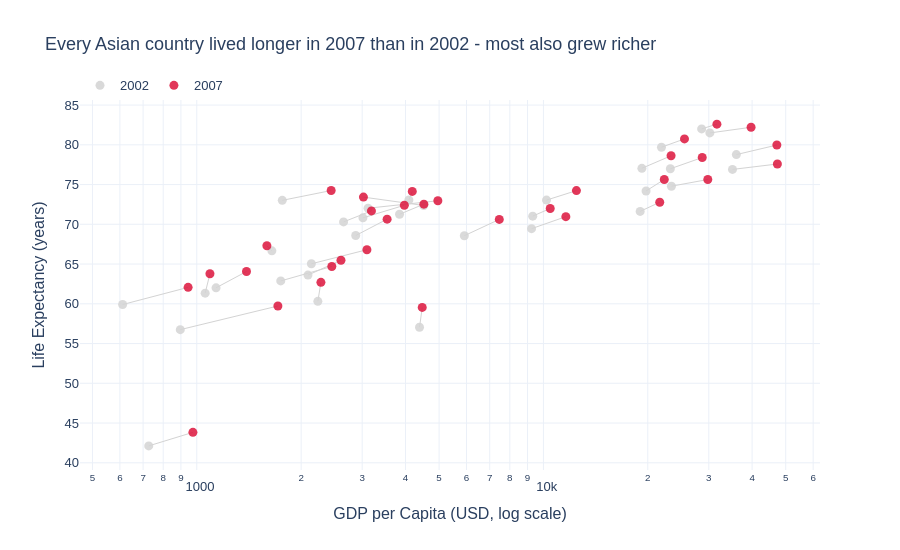

This figure's notebook cell:
### Markdown cell above
## Task 1 — Scatter: life expectancy change over time

**What to build:** A scatter showing **GDP per capita vs life expectancy** for **two years** (2002 and 2007) to show how both moved — use **colour for year** (just 2 colours), **one continent only**.

Choose any continent except Africa (that was the example). Highlight the change direction.

> 💡 Filter: `df.loc[df['continent'] == 'YOUR_CHOICE']` then filter years

### Code cell
# Task 1 — Asia: GDP per capita vs life expectancy, 2002 vs 2007
import plotly.graph_objects as go

asia = df.loc[(df['continent'] == 'Asia') & (df['year'].isin([2002, 2007]))].copy()
asia['year'] = asia['year'].astype(str)          # categorical -> exactly 2 colours

fig = px.scatter(
    data_frame=asia, x='gdpPercap', y='lifeExp',
    color='year',
    color_discrete_map={'2002': 'lightgrey', '2007': 'crimson'},   # grey = before, red = after
    category_orders={'year': ['2002', '2007']},
    hover_name='country',
    log_x=True,                                   # wealth is non-linear
    labels={'gdpPercap': 'GDP per Capita (USD, log scale)',
            'lifeExp': 'Life Expectancy (years)', 'year': ''},
    template='plotly_white',
    title='Every Asian country lived longer in 2007 than in 2002 - most also grew richer',
)
fig.update_traces(marker=dict(size=9, opacity=0.85))

# Thin grey line per country joins its 2002 point to its 2007 point -> shows the direction of change
before = asia[asia['year'] == '2002'].set_index('country')
after = asia[asia['year'] == '2007'].set_index('country')
for country in before.index:
    fig.add_trace(go.Scatter(
        x=[before.loc[country, 'gdpPercap'], after.loc[country, 'gdpPercap']],
        y=[before.loc[country, 'lifeExp'], after.loc[country, 'lifeExp']],
        mode='lines', line=dict(color='lightgrey', width=1),
        hoverinfo='skip', showlegend=False))
fig.data = fig.data[2:] + fig.data[:2]            # draw lines underneath the dots

fig.update_layout(
    font=dict(family='Arial', size=13), height=550,
    legend=dict(orientation='h', x=0, y=1.08, title=''),
)
fig.show()

### Figure 1 — Plotly figure (JSON) as saved in the notebook; plotly's stock layout.template omitted (floating-point values rounded to 4 significant figures)
{"data": [{"hoverinfo": "skip", "line": {"color": "lightgrey", "width": 1}, "mode": "lines", "showlegend": false, "type": "scatter", "x": [726.7, 974.6], "y": [42.13, 43.83]}, {"hoverinfo": "skip", "line": {"color": "lightgrey", "width": 1}, "mode": "lines", "showlegend": false, "type": "scatter", "x": [23400.0, 29800.0], "y": [74.8, 75.64]}, {"hoverinfo": "skip", "line": {"color": "lightgrey", "width": 1}, "mode": "lines", "showlegend": false, "type": "scatter", "x": [1136.0, 1391.0], "y": [62.01, 64.06]}, {"hoverinfo": "skip", "line": {"color": "lightgrey", "width": 1}, "mode": "lines", "showlegend": false, "type": "scatter", "x": [896.2, 1714.0], "y": [56.75, 59.72]}, {"hoverinfo": "skip", "line": {"color": "lightgrey", "width": 1}, "mode": "lines", "showlegend": false, "type": "scatter", "x": [3119.0, 4959.0], "y": [72.03, 72.96]}, {"hoverinfo": "skip", "line": {"color": "lightgrey", "width": 1}, "mode": "lines", "showlegend": false, "type": "scatter", "x": [30210.0, 39720.0], "y": [81.5, 82.21]}, {"hoverinfo": "skip", "line": {"color": "lightgrey", "width": 1}, "mode": "lines", "showlegend": false, "type": "scatter", "x": [1747.0, 2452.0], "y": [62.88, 64.7]}, {"hoverinfo": "skip", "line": {"color": "lightgrey", "width": 1}, "mode": "lines", "showlegend": false, "type": "scatter", "x": [2874.0, 3541.0], "y": [68.59, 70.65]}, {"hoverinfo": "skip", "line": {"color": "lightgrey", "width": 1}, "mode": "lines", "showlegend": false, "type": "scatter", "x": [9241.0, 11610.0], "y": [69.45, 70.96]}, {"hoverinfo": "skip", "line": {"color": "lightgrey", "width": 1}, "mode": "lines", "showlegend": false, "type": "scatter", "x": [4391.0, 4471.0], "y": [57.05, 59.55]}, {"hoverinfo": "skip", "line": {"color": "lightgrey", "width": 1}, "mode": "lines", "showlegend": false, "type": "scatter", "x": [21910.0, 25520.0], "y": [79.7, 80.75]}, {"hoverinfo": "skip", "line": {"color": "lightgrey", "width": 1}, "mode": "lines", "showlegend": false, "type": "scatter", "x": [28600.0, 31660.0], "y": [82, 82.6]}, {"hoverinfo": "skip", "line": {"color": "lightgrey", "width": 1}, "mode": "lines", "showlegend": false, "type": "scatter", "x": [3845.0, 4519.0], "y": [71.26, 72.53]}, {"hoverinfo": "skip", "line": {"color": "lightgrey", "width": 1}, "mode": "lines", "showlegend": false, "type": "scatter", "x": [1647.0, 1593.0], "y": [66.66, 67.3]}, {"hoverinfo": "skip", "line": {"color": "lightgrey", "width": 1}, "mode": "lines", "showlegend": false, "type": "scatter", "x": [19230.0, 23350.0], "y": [77.05, 78.62]}, {"hoverinfo": "skip", "line": {"color": "lightgrey", "width": 1}, "mode": "lines", "showlegend": false, "type": "scatter", "x": [35110.0, 47310.0], "y": [76.9, 77.59]}, {"hoverinfo": "skip", "line": {"color": "lightgrey", "width": 1}, "mode": "lines", "showlegend": false, "type": "scatter", "x": [9314.0, 10460.0], "y": [71.03, 71.99]}, {"hoverinfo": "skip", "line": {"color": "lightgrey", "width": 1}, "mode": "lines", "showlegend": false, "type": "scatter", "x": [10210.0, 12450.0], "y": [73.04, 74.24]}, {"hoverinfo": "skip", "line": {"color": "lightgrey", "width": 1}, "mode": "lines", "showlegend": false, "type": "scatter", "x": [2141.0, 3096.0], "y": [65.03, 66.8]}, {"hoverinfo": "skip", "line": {"color": "lightgrey", "width": 1}, "mode": "lines", "showlegend": false, "type": "scatter", "x": [611, 944], "y": [59.91, 62.07]}, {"hoverinfo": "skip", "line": {"color": "lightgrey", "width": 1}, "mode": "lines", "showlegend": false, "type": "scatter", "x": [1057.0, 1091.0], "y": [61.34, 63.78]}, {"hoverinfo": "skip", "line": {"color": "lightgrey", "width": 1}, "mode": "lines", "showlegend": false, "type": "scatter", "x": [19770.0, 22320.0], "y": [74.19, 75.64]}, {"hoverinfo": "skip", "line": {"color": "lightgrey", "width": 1}, "mode": "lines", "showlegend": false, "type": "scatter", "x": [2093.0, 2606.0], "y": [63.61, 65.48]}, {"hoverinfo": "skip", "line": {"color": "lightgrey", "width": 1}, "mode": "lines", "showlegend": false, "type": "scatter", "x": [2651.0, 3190.0], "y": [70.3, 71.69]}, {"hoverinfo": "skip", "line": {"color": "lightgrey", "width": 1}, "mode": "lines", "showlegend": false, "type": "scatter", "x": [19010.0, 21650.0], "y": [71.63, 72.78]}, {"hoverinfo": "skip", "line": {"color": "lightgrey", "width": 1}, "mode": "lines", "showlegend": false, "type": "scatter", "x": [36020.0, 47140.0], "y": [78.77, 79.97]}, {"hoverinfo": "skip", "line": {"color": "lightgrey", "width": 1}, "mode": "lines", "showlegend": false, "type": "scatter", "x": [3015.0, 3970.0], "y": [70.81, 72.4]}, {"hoverinfo": "skip", "line": {"color": "lightgrey", "width": 1}, "mode": "lines", "showlegend": false, "type": "scatter", "x": [4091.0, 4185.0], "y": [73.05, 74.14]}, {"hoverinfo": "skip", "line": {"color": "lightgrey", "width": 1}, "mode": "lines", "showlegend": false, "type": "scatter", "x": [23240.0, 28720.0], "y": [76.99, 78.4]}, {"hoverinfo": "skip", "line": {"color": "lightgrey", "width": 1}, "mode": "lines", "showlegend": false, "type": "scatter", "x": [5913.0, 7458.0], "y": [68.56, 70.62]}, {"hoverinfo": "skip", "line": {"color": "lightgrey", "width": 1}, "mode": "lines", "showlegend": false, "type": "scatter", "x": [1764.0, 2442.0], "y": [73.02, 74.25]}, {"hoverinfo": "skip", "line": {"color": "lightgrey", "width": 1}, "mode": "lines", "showlegend": false, "type": "scatter", "x": [4515.0, 3025.0], "y": [72.37, 73.42]}, {"hoverinfo": "skip", "line": {"color": "lightgrey", "width": 1}, "mode": "lines", "showlegend": false, "type": "scatter", "x": [2235.0, 2281.0], "y": [60.31, 62.7]}, {"hovertemplate": "<b>%{hovertext}</b><br><br>=2002<br>GDP per Capita (USD, log scale)=%{x}<br>Life Expectancy (years)=%{y}<extra></extra>", "hovertext": ["Afghanistan", "Bahrain", "Bangladesh", "Cambodia", "China", "Hong Kong, China", "India", "Indonesia", "Iran", "Iraq", "Israel", "Japan", "Jordan", "Korea, Dem. Rep.", "Korea, Rep.", "Kuwait", "Lebanon", "Malaysia", "Mongolia", "Myanmar", "Nepal", "Oman", "Pakistan", "Philippines", "Saudi Arabia", "Singapore", "Sri Lanka", "Syria", "Taiwan", "Thailand", "Vietnam", "West Bank and Gaza", "Yemen, Rep."], "legendgroup": "2002", "marker": {"color": "lightgrey", "opacity": 0.85, "size": 9, "symbol": "circle"}, "mode": "markers", "name": "2002", "orientation": "v", "showlegend": true, "type": "scatter", "x": [726.7, 23400.0, 1136.0, 896.2, 3119.0, 30210.0, 1747.0, 2874.0, 9241.0, 4391.0, 21910.0, 28600.0, 3845.0, 1647.0, 19230.0, 35110.0, 9314.0, 10210.0, 2141.0, 611.0, 1057.0, 19770.0, 2093.0, 2651.0, 19010.0, 36020.0, 3015.0, 4091.0, 23240.0, 5913.0, 1764.0, 4515.0, 2235.0], "xaxis": "x", "y": [42.13, 74.8, 62.01, 56.75, 72.03, 81.5, 62.88, 68.59, 69.45, 57.05, 79.7, 82.0, 71.26, 66.66, 77.05, 76.9, 71.03, 73.04, 65.03, 59.91, 61.34, 74.19, 63.61, 70.3, 71.63, 78.77, 70.81, 73.05, 76.99, 68.56, 73.02, 72.37, 60.31], "yaxis": "y"}, {"hovertemplate": "<b>%{hovertext}</b><br><br>=2007<br>GDP per Capita (USD, log scale)=%{x}<br>Life Expectancy (years)=%{y}<extra></extra>", "hovertext": ["Afghanistan", "Bahrain", "Bangladesh", "Cambodia", "China", "Hong Kong, China", "India", "Indonesia", "Iran", "Iraq", "Israel", "Japan", "Jordan", "Korea, Dem. Rep.", "Korea, Rep.", "Kuwait", "Lebanon", "Malaysia", "Mongolia", "Myanmar", "Nepal", "Oman", "Pakistan", "Philippines", "Saudi Arabia", "Singapore", "Sri Lanka", "Syria", "Taiwan", "Thailand", "Vietnam", "West Bank and Gaza", "Yemen, Rep."], "legendgroup": "2007", "marker": {"color": "crimson", "opacity": 0.85, "size": 9, "symbol": "circle"}, "mode": "markers", "name": "2007", "orientation": "v", "showlegend": true, "type": "scatter", "x": [974.6, 29800.0, 1391.0, 1714.0, 4959.0, 39720.0, 2452.0, 3541.0, 11610.0, 4471.0, 25520.0, 31660.0, 4519.0, 1593.0, 23350.0, 47310.0, 10460.0, 12450.0, 3096.0, 944.0, 1091.0, 22320.0, 2606.0, 3190.0, 21650.0, 47140.0, 3970.0, 4185.0, 28720.0, 7458.0, 2442.0, 3025.0, 2281.0], "xaxis": "x", "y": [43.83, 75.64, 64.06, 59.72, 72.96, 82.21, 64.7, 70.65, 70.96, 59.55, 80.75, 82.6, 72.53, 67.3, 78.62, 77.59, 71.99, 74.24, 66.8, 62.07, 63.78, 75.64, 65.48, 71.69, 72.78, 79.97, 72.4, 74.14, 78.4, 70.62, 74.25, 73.42, 62.7], "yaxis": "y"}], "layout": {"font": {"family": "Arial", "size": 13}, "height": 550, "legend": {"orientation": "h", "title": {"text": ""}, "tracegroupgap": 0, "x": 0, "y": 1.08}, "title": {"text": "Every Asian country lived longer in 2007 than in 2002 - most also grew richer"}, "xaxis": {"anchor": "y", "domain": [0, 1], "title": {"text": "GDP per Capita (USD, log scale)"}, "type": "log"}, "yaxis": {"anchor": "x", "domain": [0, 1], "title": {"text": "Life Expectancy (years)"}}}}
